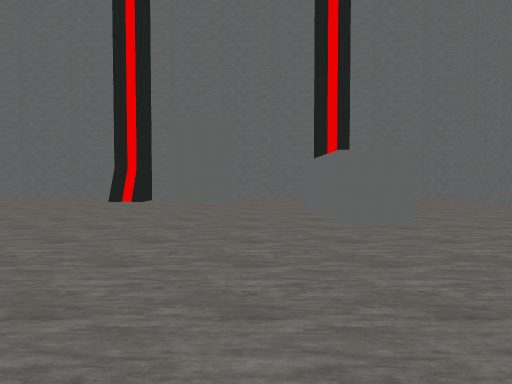
[1] (above)

21 first-person views from a walk through a 3-D level made in the Unity game engine. The camera is 1.3 m above the floor, tilts 2° down and sees 70° across. The floor is counted in squares, 2 m on a side. Each view is taken from the middle of a square. On the plan, view 1 faces up. The plan holds only what a view shows up to about 11 squares ahead; the rest is blank. The place goes on beyond the plan. The player is left out. Some animated figures are left out.

[2]
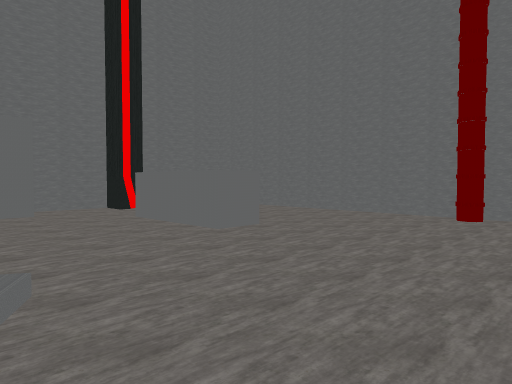

[3]
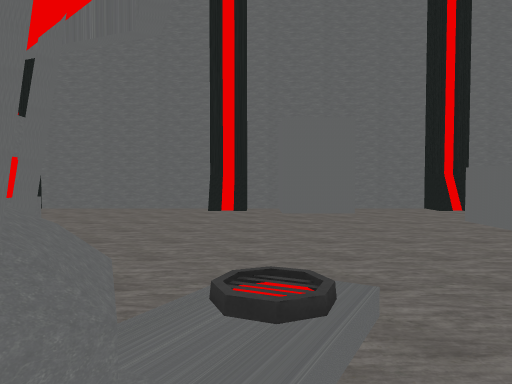

[4]
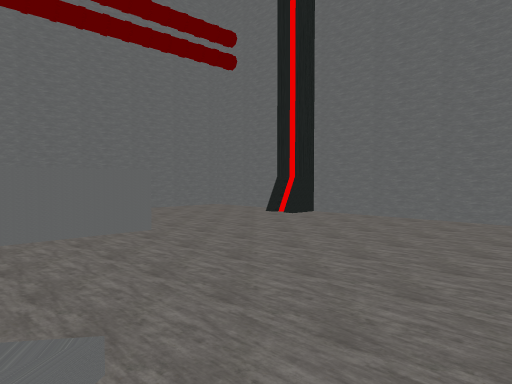

[5]
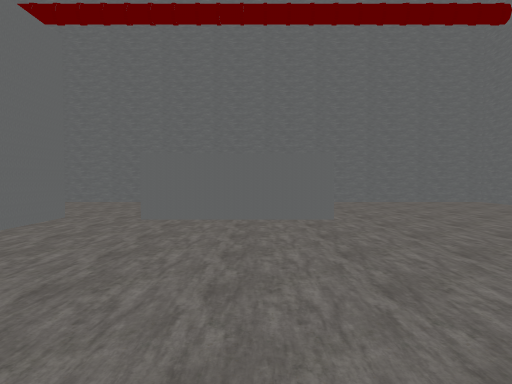

[6]
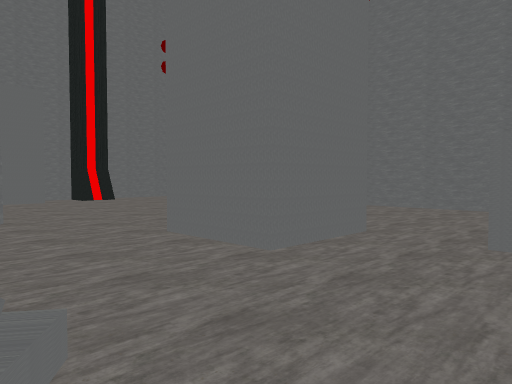

[7]
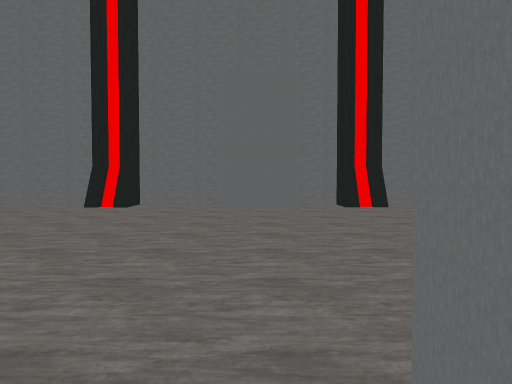

[8]
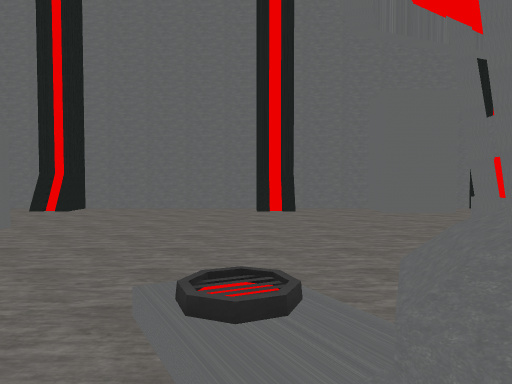

[9]
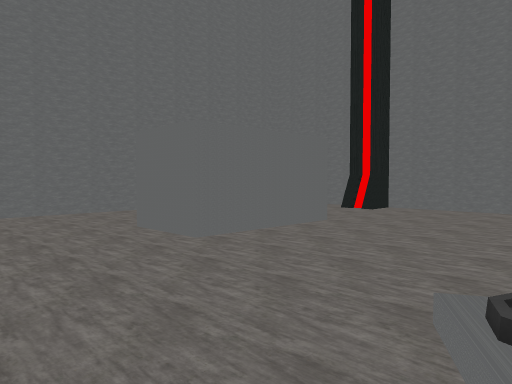

[10]
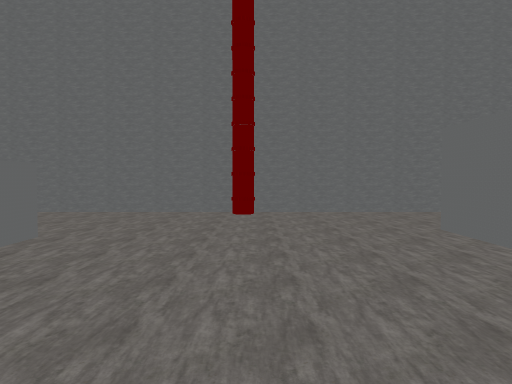

[11]
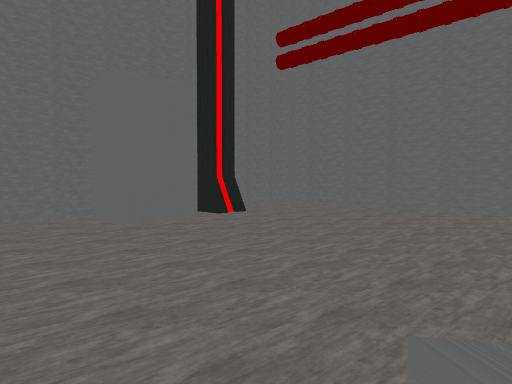

[12]
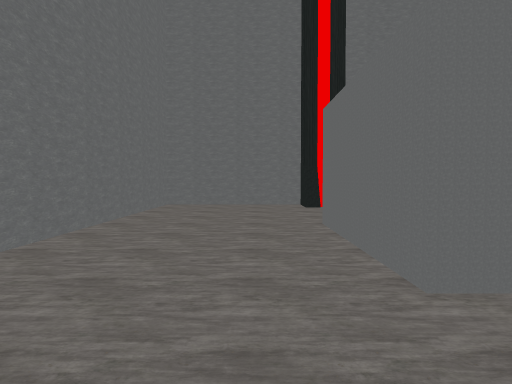

[13]
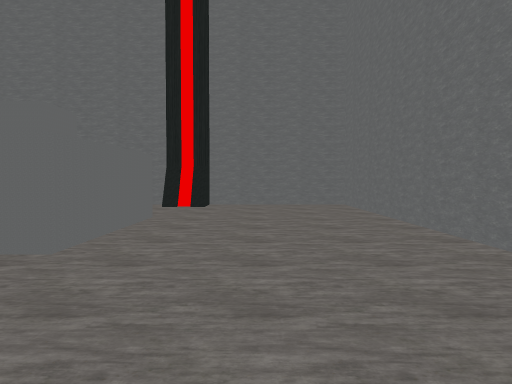

[14]
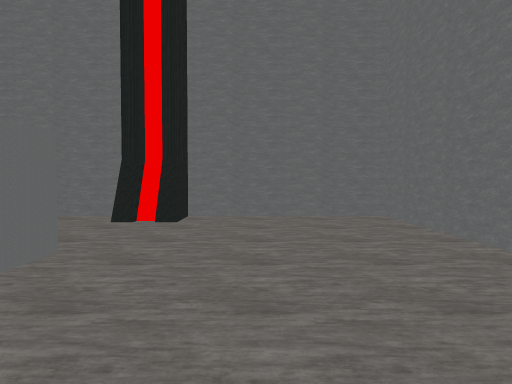

[15]
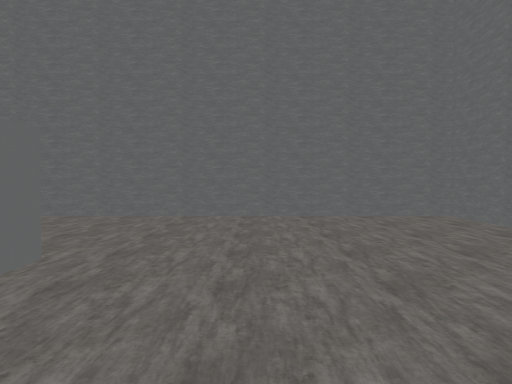

[16]
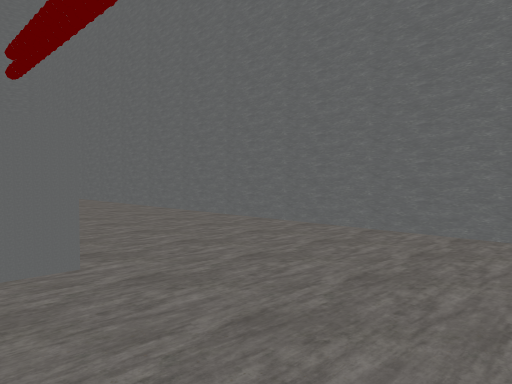

[17]
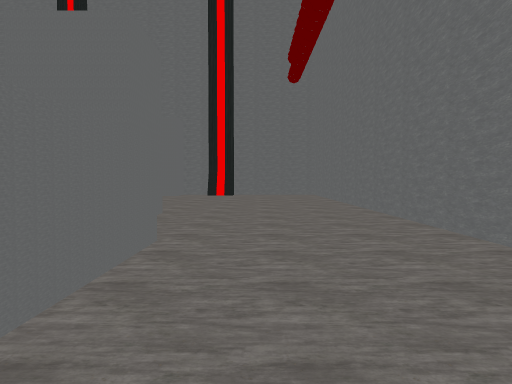

[18]
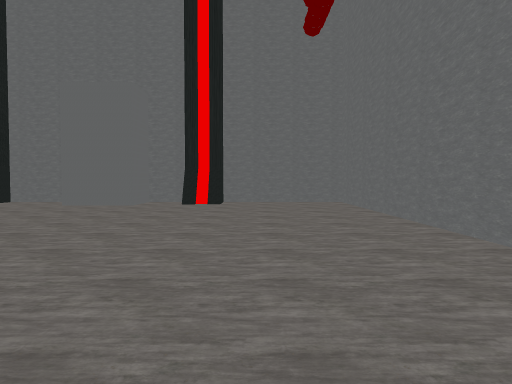

[19]
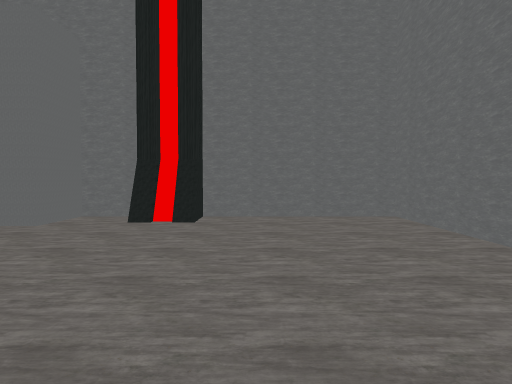

[20]
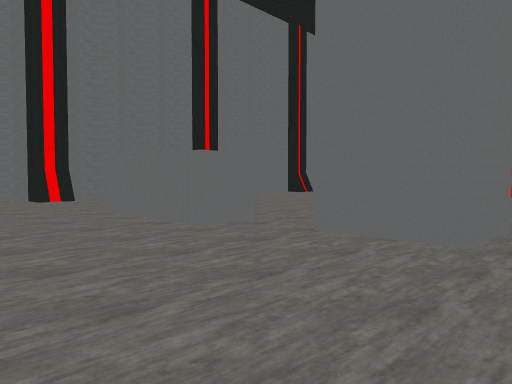

[21]
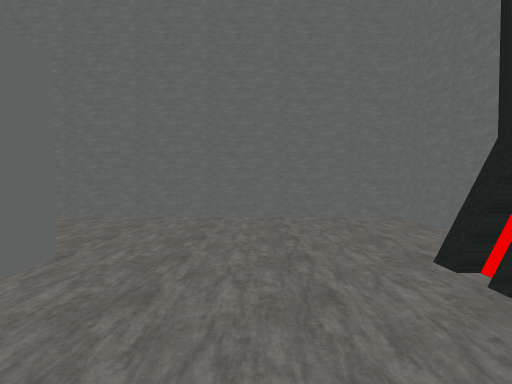

### Floor plan
Points are (right, up) in squares from view 1. A wall is a line through its corners. A room is listed if a view was taken in it or the views show most of it. See-through windows are left out.
Room 1 (views 1, 2, 3, 4, 5, 6, 7, 8, 9, 10, 11, 12, 13, 14, 15, 16, 17, 18, 19, 20, 21)
walls: (-4.1, 0.5) (-4.2, 0); (-4.2, 3.1) (-4.1, 2.6); (-5.5, 2.6) (-5.2, 3); (-7.4, 1.8) (-7.4, 0) (-9.2, 0) (-9.2, 1.8) (-7.4, 1.8); (1.2, -4.4) (1.2, -1.1) (3, -1.1) (3, -4.3) (2.2, -4.3); (-8.9, 6.4) (-8.9, 3.1) (-10, 3.1) (-10, 6.3) (-9.4, 6.3); (-4.1, -7.7) (-3, -7.7); (2.2, 8.2) (2.2, 5.1) (1.2, 5.1) (1.2, 8.2); (-3.8, -8) (-3.4, -8) (-3.4, -7.4); (-3.1, -8.4) (1.8, -8.4) (1.8, -7.4); (1.7, -7.7) (2.8, -7.7) (2.8, -8.4) (6.3, -8.4) (6.3, 11.4) (-0.2, 11.4); (-3.5, 11.1) (-3.9, 11.1) (-3.9, 10.5); (-0.6, 11) (-0.6, 9.9) (-2.3, 9.9) (-2.3, 11.4) (-3.2, 11.4) (-3.2, 10.8) (-4.2, 10.8); (-4.2, 11.4) (-9.2, 11.4) (-9.2, 10.6); (2.5, -8) (2.5, -7.4); (1.7, 10.6) (1.7, 11.5); (2.4, 10.5) (2.4, 11.1); (-9.4, -8.1) (-9.4, -7.5); (-9.1, -8.4) (-8, -8.4) (-8, -7) (-6.2, -7) (-6.2, -8.4) (-4, -8.4) (-4, -7.5); (-10.1, -7.8) (-9, -7.8); (2.2, 11.1) (2.2, 10.6); (-9, 10.8) (-10.1, 10.8) (-10.1, 11.4) (-10.9, 11.4); (-9.5, 10.6) (-9.5, 11); (2.8, 11.4) (2.8, 10.8) (1.8, 10.8); (-9.9, 11.2) (-9.8, 10.5); (-11.9, 11.4) (-13.4, 11.4) (-13.4, -8.4) (-10, -8.4) (-10, -7.5)
low walls: (-4, -7.5) (-3.6, -7.5); (-9.4, -7.5) (-9.1, -7.5); (2.2, 10.6) (1.7, 10.6); (-10, -7.5) (-9.7, -7.5); (-9.2, 10.6) (-9.5, 10.6)

Where each view was taken, in squares from view 1:
view 1: 0 up, 0 right, facing up
view 2: 0 up, 3 left, facing up-right
view 3: 1 up, 3 left, facing up
view 4: 3 up, 3 left, facing up-left
view 5: 5 up, 3 left, facing left
view 6: 4 up, 5 left, facing down-left
view 7: 1 up, 7 left, facing down
view 8: 2 up, 3 left, facing down
view 9: 2 up, 3 left, facing down-right
view 10: 2 up, 3 left, facing right
view 11: 0 up, 3 left, facing down-left
view 12: 1 up, 4 right, facing down
view 13: 2 up, 4 right, facing up
view 14: 5 up, 4 right, facing up
view 15: 8 up, 7 left, facing left
view 16: 9 up, 9 left, facing down-left
view 17: 7 up, 11 left, facing down
view 18: 2 up, 11 left, facing down
view 19: 2 down, 11 left, facing down
view 20: 1 down, 13 left, facing up-right
view 21: 6 down, 0 right, facing right
